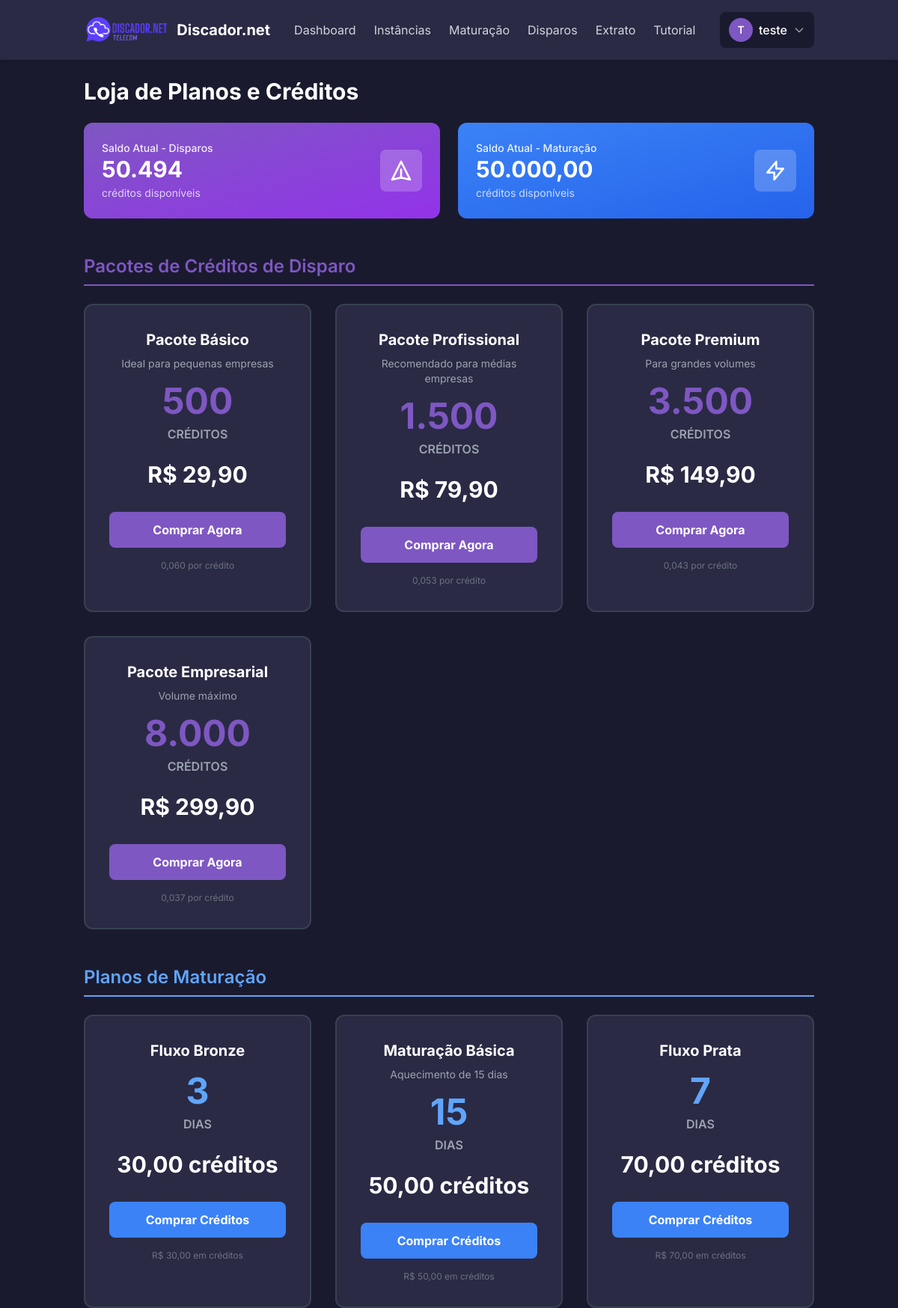
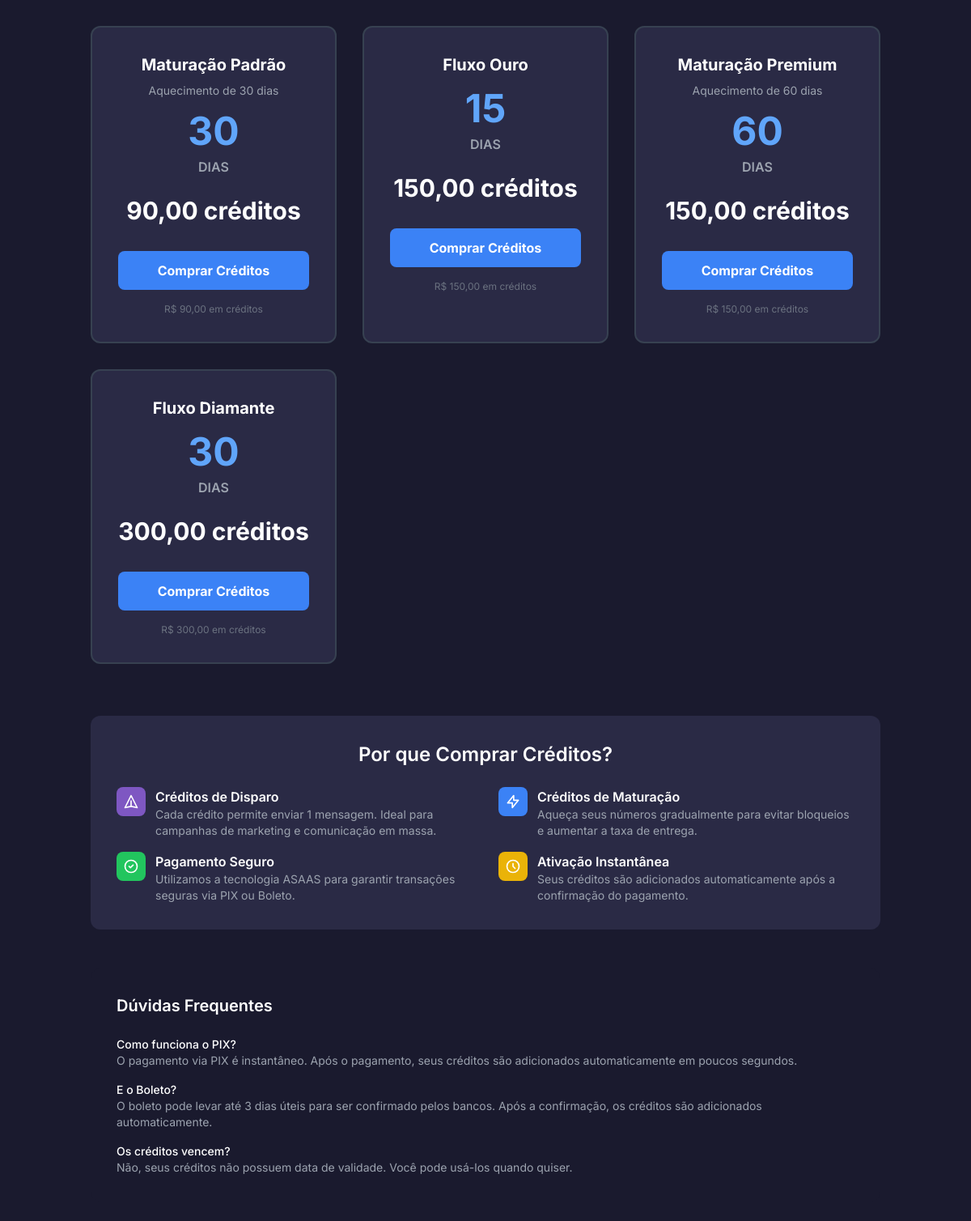
The page /views/client/comprar_planos.php (signed in) on the database its author committed (2 pictures, top to bottom).
### tables this page shows
CREATE TABLE `clientes` (
  `id` int NOT NULL AUTO_INCREMENT,
  `nome` varchar(255) NOT NULL,
  `email` varchar(255) NOT NULL,
  `senha` varchar(255) NOT NULL,
  `saldo_creditos_disparo` int DEFAULT '0',
  `saldo_creditos_maturacao` decimal(10,2) DEFAULT '0.00',
  `reset_token` varchar(64) DEFAULT NULL,
  `reset_token_expires_at` datetime DEFAULT NULL,
  `data_cadastro` timestamp NOT NULL DEFAULT CURRENT_TIMESTAMP,
  `cpf` varchar(14) DEFAULT NULL,
  `telefone` varchar(20) DEFAULT NULL,
  `asaas_customer_id` varchar(255) DEFAULT NULL,
  PRIMARY KEY (`id`),
  UNIQUE KEY `email` (`email`),
  KEY `idx_asaas_customer_id` (`asaas_customer_id`)
);

CREATE TABLE `planos` (
  `id` int NOT NULL AUTO_INCREMENT,
  `nome` varchar(255) NOT NULL,
  `descricao` text,
  `tipo` enum('disparo','maturacao') NOT NULL,
  `preco` decimal(10,2) NOT NULL,
  `creditos_disparo` int DEFAULT NULL COMMENT 'Créditos específicos para planos de disparo',
  `creditos` int DEFAULT '0',
  `duracao_dias` int DEFAULT NULL COMMENT 'Usado para planos de maturação',
  `ativo` tinyint(1) NOT NULL DEFAULT '1',
  PRIMARY KEY (`id`)
);

### views/client/comprar_planos.php (the view, shortened to what this page needs)
<?php
require_once '../partials/header.php';
require_once __DIR__ . '/../../config/database.php';
$planos_disparo = [];
try {
    $stmt_disparo = $pdo->prepare("SELECT * FROM planos WHERE tipo = 'disparo' AND ativo = TRUE ORDER BY preco");
    $stmt_disparo->execute();
    $planos_disparo = $stmt_disparo->fetchAll();
} catch (PDOException $e) {  }
$planos_maturacao = [];
try {
    $stmt_maturacao = $pdo->prepare("SELECT * FROM planos WHERE tipo = 'maturacao' AND ativo = TRUE ORDER BY preco");
    $stmt_maturacao->execute();
    $planos_maturacao = $stmt_maturacao->fetchAll();
} catch (PDOException $e) {  }
$cliente_id = $_SESSION['user_id'];
$saldos = [];
try {
    $stmt_saldo = $pdo->prepare("SELECT saldo_creditos_disparo, saldo_creditos_maturacao FROM clientes WHERE id = ?");
    $stmt_saldo->execute([$cliente_id]);
    $saldos = $stmt_saldo->fetch();
} catch (PDOException $e) {
    $saldos = ['saldo_creditos_disparo' => 0, 'saldo_creditos_maturacao' => 0];
}
?>
<div x-data="{
    isModalOpen: false,
    selectedPlan: null,
    selectedType: '',
    paymentMethod: 'PIX',
    isProcessing: false,
    openPurchaseModal(plan, type) {
        this.selectedPlan = plan;
        this.selectedType = type;
        this.isModalOpen = true;
    },
    submitPurchase() {
        if (!this.selectedPlan || !this.paymentMethod) return;
        this.isProcessing = true;
        // Submete o formulário
        document.getElementById('purchase-form').submit();
    }
}">
    <h1 class="text-3xl font-bold text-white mb-6">Loja de Planos e Créditos</h1>
    <div class="grid grid-cols-1 md:grid-cols-2 gap-6 mb-12">
        <div class="bg-gradient-to-br from-roxo-principal to-purple-600 rounded-xl p-6 text-white">
            <div class="flex items-center justify-between">
                <div>
                    <h3 class="text-sm font-medium opacity-90">Saldo Atual - Disparos</h3>
                    <p class="text-3xl font-bold"><?= number_format($saldos['saldo_creditos_disparo'], 0, ',', '.') ?></p>
                    <p class="text-sm opacity-75 mt-1">créditos disponíveis</p>
                </div>
                <div class="bg-white bg-opacity-20 p-3 rounded-lg">
                    <svg class="w-8 h-8" fill="none" stroke="currentColor" viewBox="0 0 24 24">
                        <path stroke-linecap="round" stroke-linejoin="round" stroke-width="2" d="M12 19l9 2-9-18-9 18 9-2zm0 0v-8"></path>
                    </svg>
                </div>
            </div>
        </div>
        <div class="bg-gradient-to-br from-blue-500 to-blue-600 rounded-xl p-6 text-white">
            <div class="flex items-center justify-between">
                <div>
                    <h3 class="text-sm font-medium opacity-90">Saldo Atual - Maturação</h3>
                    <p class="text-3xl font-bold"><?= number_format($saldos['saldo_creditos_maturacao'], 2, ',', '.') ?></p>
                    <p class="text-sm opacity-75 mt-1">créditos disponíveis</p>
                </div>
                <div class="bg-white bg-opacity-20 p-3 rounded-lg">
                    <svg class="w-8 h-8" fill="none" stroke="currentColor" viewBox="0 0 24 24">
                        <path stroke-linecap="round" stroke-linejoin="round" stroke-width="2" d="M13 10V3L4 14h7v7l9-11h-7z"></path>
                    </svg>
                </div>
            </div>
        </div>
    </div>
    <div class="mb-12">
        <h2 class="text-2xl font-semibold text-roxo-principal mb-4 border-b-2 border-roxo-principal pb-2">Pacotes de Créditos de Disparo</h2>
        <div class="grid grid-cols-1 md:grid-cols-2 lg:grid-cols-3 gap-8 mt-6">
            <?php foreach ($planos_disparo as $plano): ?>
                <div class="bg-card-fundo rounded-xl p-8 text-center border-2 border-gray-700 hover:border-roxo-principal transition-all duration-300 transform hover:scale-105">
                    <div class="mb-4">
                        <h3 class="text-xl font-bold text-white mb-2"><?= htmlspecialchars($plano['nome']) ?></h3>
                        <p class="text-gray-400 text-sm"><?= htmlspecialchars($plano['descricao']) ?></p>
                    </div>
                    <div class="mb-6">
                        <div class="text-5xl font-bold text-roxo-principal mb-2"><?= number_format($plano['creditos_disparo'], 0, ',', '.') ?></div>
                        <div class="text-gray-400 font-semibold">CRÉDITOS</div>
                    </div>
                    <div class="text-3xl font-bold text-white mb-8">R$ <?= number_format($plano['preco'], 2, ',', '.') ?></div>
                    <button @click="openPurchaseModal(<?= htmlspecialchars(json_encode($plano)) ?>, 'disparo')"
                            class="w-full bg-roxo-principal text-white font-bold py-3 px-6 rounded-lg hover:bg-purple-600 transition duration-300 transform hover:scale-105">
                        Comprar Agora
                    </button>
                    <div class="mt-4 text-xs text-gray-500">
                        <?= number_format($plano['preco'] / $plano['creditos_disparo'], 3, ',', '.') ?> por crédito
                    </div>
                </div>
            <?php endforeach; ?>
        </div>
    </div>
    <div>
        <h2 class="text-2xl font-semibold text-blue-400 mb-4 border-b-2 border-blue-400 pb-2">Planos de Maturação</h2>
        <div class="grid grid-cols-1 md:grid-cols-2 lg:grid-cols-3 gap-8 mt-6">
            <?php foreach ($planos_maturacao as $plano): ?>
                <div class="bg-card-fundo rounded-xl p-8 text-center border-2 border-gray-700 hover:border-blue-400 transition-all duration-300 transform hover:scale-105">
                    <div class="mb-4">
                        <h3 class="text-xl font-bold text-white mb-2"><?= htmlspecialchars($plano['nome']) ?></h3>
                        <p class="text-gray-400 text-sm"><?= htmlspecialchars($plano['descricao']) ?></p>
                    </div>
                    <div class="mb-6">
                        <div class="text-5xl font-bold text-blue-400 mb-2"><?= $plano['duracao_dias'] ?></div>
                        <div class="text-gray-400 font-semibold">DIAS</div>
                    </div>
                    <div class="text-3xl font-bold text-white mb-8"><?= number_format($plano['preco'], 2, ',', '.') ?> créditos</div>
                    <button @click="openPurchaseModal(<?= htmlspecialchars(json_encode($plano)) ?>, 'maturacao')"
                            class="w-full bg-blue-500 text-white font-bold py-3 px-6 rounded-lg hover:bg-blue-600 transition duration-300 transform hover:scale-105">
                        Comprar Créditos
                    </button>
                    <div class="mt-4 text-xs text-gray-500">
                        R$ <?= number_format($plano['preco'], 2, ',', '.') ?> em créditos
                    </div>
                </div>
            <?php endforeach; ?>
        </div>
    </div>
    <div class="mt-16 bg-card-fundo rounded-xl p-8">
        <h2 class="text-2xl font-semibold text-white mb-6 text-center">Por que Comprar Créditos?</h2>
        <div class="grid grid-cols-1 md:grid-cols-2 gap-8">
            <div class="space-y-4">
                <div class="flex items-start space-x-3">
                    <div class="bg-roxo-principal p-2 rounded-lg flex-shrink-0">
                        <svg class="w-5 h-5 text-white" fill="none" stroke="currentColor" viewBox="0 0 24 24">
                            <path stroke-linecap="round" stroke-linejoin="round" stroke-width="2" d="M12 19l9 2-9-18-9 18 9-2zm0 0v-8"></path>
                        </svg>
                    </div>
                    <div>
                        <h3 class="text-white font-semibold">Créditos de Disparo</h3>
                        <p class="text-gray-400 text-sm">Cada crédito permite enviar 1 mensagem. Ideal para campanhas de marketing e comunicação em massa.</p>
                    </div>
                </div>
                <div class="flex items-start space-x-3">
                    <div class="bg-green-500 p-2 rounded-lg flex-shrink-0">
                        <svg class="w-5 h-5 text-white" fill="none" stroke="currentColor" viewBox="0 0 24 24">
                            <path stroke-linecap="round" stroke-linejoin="round" stroke-width="2" d="M9 12l2 2 4-4m6 2a9 9 0 11-18 0 9 9 0 0118 0z"></path>
                        </svg>
                    </div>
                    <div>
                        <h3 class="text-white font-semibold">Pagamento Seguro</h3>
                        <p class="text-gray-400 text-sm">Utilizamos a tecnologia ASAAS para garantir transações seguras via PIX ou Boleto.</p>
                    </div>
                </div>
            </div>
            <div class="space-y-4">
                <div class="flex items-start space-x-3">
                    <div class="bg-blue-500 p-2 rounded-lg flex-shrink-0">
                        <svg class="w-5 h-5 text-white" fill="none" stroke="currentColor" viewBox="0 0 24 24">
                            <path stroke-linecap="round" stroke-linejoin="round" stroke-width="2" d="M13 10V3L4 14h7v7l9-11h-7z"></path>
                        </svg>
                    </div>
                    <div>
                        <h3 class="text-white font-semibold">Créditos de Maturação</h3>
                        <p class="text-gray-400 text-sm">Aqueça seus números gradualmente para evitar bloqueios e aumentar a taxa de entrega.</p>
                    </div>
                </div>
                <div class="flex items-start space-x-3">
                    <div class="bg-yellow-500 p-2 rounded-lg flex-shrink-0">
                        <svg class="w-5 h-5 text-white" fill="none" stroke="currentColor" viewBox="0 0 24 24">
                            <path stroke-linecap="round" stroke-linejoin="round" stroke-width="2" d="M12 8v4l3 3m6-3a9 9 0 11-18 0 9 9 0 0118 0z"></path>
                        </svg>
                    </div>
                    <div>
                        <h3 class="text-white font-semibold">Ativação Instantânea</h3>
                        <p class="text-gray-400 text-sm">Seus créditos são adicionados automaticamente após a confirmação do pagamento.</p>
                    </div>
                </div>
            </div>
        </div>
    </div>
    <div class="mt-12 bg-fundo-principal rounded-xl p-8">
        <h3 class="text-xl font-semibold text-white mb-6">Dúvidas Frequentes</h3>
        <div class="space-y-4 text-sm">
            <div>
                <h4 class="text-white font-medium">Como funciona o PIX?</h4>
                <p class="text-gray-400">O pagamento via PIX é instantâneo. Após o pagamento, seus créditos são adicionados automaticamente em poucos segundos.</p>
            </div>
            <div>
                <h4 class="text-white font-medium">E o Boleto?</h4>
                <p class="text-gray-400">O boleto pode levar até 3 dias úteis para ser confirmado pelos bancos. Após a confirmação, os créditos são adicionados automaticamente.</p>
            </div>
            <div>
                <h4 class="text-white font-medium">Os créditos vencem?</h4>
                <p class="text-gray-400">Não, seus créditos não possuem data de validade. Você pode usá-los quando quiser.</p>
            </div>
        </div>
    </div>
</div>
<?php require_once '../partials/footer.php'; ?>

### views/partials/header.php (style rules this page uses)
body { font-family: 'Inter', sans-serif; }

### rows shown on the page
clientes: saldo_creditos_disparo "50.494", saldo_creditos_maturacao "50.000,00"
planos: nome "Pacote Básico", descricao "Ideal para pequenas empresas", creditos_disparo "500", preco "29,90", $plano['preco'] / $plano['creditos_disparo'] "0,060"
planos: nome "Pacote Profissional", descricao "Recomendado para médias empresas", creditos_disparo "1.500", preco "79,90", $plano['preco'] / $plano['creditos_disparo'] "0,053"
planos: nome "Pacote Premium", descricao "Para grandes volumes", creditos_disparo "3.500", preco "149,90", $plano['preco'] / $plano['creditos_disparo'] "0,043"
planos: nome "Pacote Empresarial", descricao "Volume máximo", creditos_disparo "8.000", preco "299,90", $plano['preco'] / $plano['creditos_disparo'] "0,037"
planos: nome "Fluxo Bronze", duracao_dias "3", preco "30,00"
planos: nome "Maturação Básica", descricao "Aquecimento de 15 dias", duracao_dias "15", preco "50,00"
planos: nome "Fluxo Prata", duracao_dias "7", preco "70,00"
planos: nome "Maturação Padrão", descricao "Aquecimento de 30 dias", duracao_dias "30", preco "90,00"
planos: nome "Fluxo Ouro", duracao_dias "15", preco "150,00"
planos: nome "Maturação Premium", descricao "Aquecimento de 60 dias", duracao_dias "60", preco "150,00"
planos: nome "Fluxo Diamante", duracao_dias "30", preco "300,00"

### other values the page prints
substr($userName, 0, 1) "T"
explode(' ', $userName)[0] "teste"
